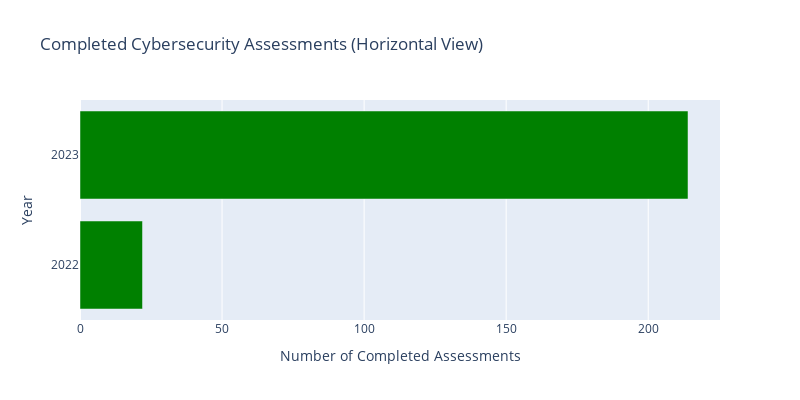

The notebook cell saved with this chart:
### Markdown cell above
Horizontal Bar Chart

### Code cell
fig = go.Figure()

fig.add_trace(
    go.Bar(
        y=pivot_df['Year'].astype(str),
        x=pivot_df['Completed'],
        orientation='h',
        marker_color='green'
    )
)

fig.update_layout(
    title="Completed Cybersecurity Assessments (Horizontal View)",
    xaxis_title="Number of Completed Assessments",
    yaxis_title="Year",
    height=400,
    width=800
)
fig.show()

### Figure 1 — Plotly figure (JSON) as saved in the notebook; plotly's stock layout.template omitted (floating-point values rounded to 4 significant figures)
{"data": [{"marker": {"color": "green"}, "orientation": "h", "type": "bar", "x": [22, 214], "y": ["2022", "2023"]}], "layout": {"height": 400, "title": {"text": "Completed Cybersecurity Assessments (Horizontal View)"}, "width": 800, "xaxis": {"title": {"text": "Number of Completed Assessments"}}, "yaxis": {"title": {"text": "Year"}}}}
